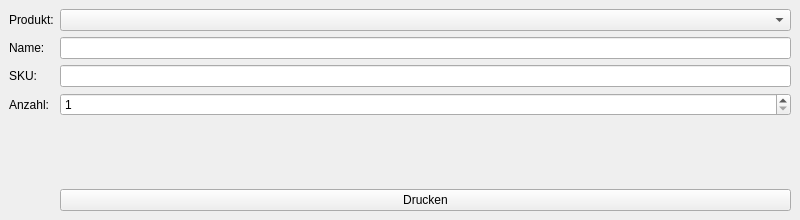
<?xml version="1.0" encoding="UTF-8"?>
<ui version="4.0">
 <class>PrintLabelUI</class>
 <widget class="QMainWindow" name="PrintLabelUI">
  <property name="geometry">
   <rect>
    <x>0</x>
    <y>0</y>
    <width>800</width>
    <height>220</height>
   </rect>
  </property>
  <property name="windowTitle">
   <string>Print Label UI</string>
  </property>
  <widget class="QWidget" name="centralwidget">
   <layout class="QVBoxLayout" name="verticalLayout">
    <item>
     <layout class="QGridLayout" name="gridLayout">
      <item row="0" column="0">
       <widget class="QLabel" name="label">
        <property name="text">
         <string>Produkt:</string>
        </property>
       </widget>
      </item>
      <item row="0" column="1">
       <widget class="QComboBox" name="combo_product">
        <property name="sizePolicy">
         <sizepolicy hsizetype="Preferred" vsizetype="Fixed">
          <horstretch>1</horstretch>
          <verstretch>0</verstretch>
         </sizepolicy>
        </property>
       </widget>
      </item>
      <item row="5" column="1">
       <widget class="QPushButton" name="button_print_label">
        <property name="text">
         <string>Drucken</string>
        </property>
       </widget>
      </item>
      <item row="3" column="1">
       <widget class="QSpinBox" name="spin_copies">
        <property name="minimum">
         <number>1</number>
        </property>
        <property name="maximum">
         <number>20</number>
        </property>
       </widget>
      </item>
      <item row="1" column="1">
       <widget class="QLineEdit" name="edit_name"/>
      </item>
      <item row="3" column="0">
       <widget class="QLabel" name="label_2">
        <property name="text">
         <string>Anzahl:</string>
        </property>
       </widget>
      </item>
      <item row="4" column="1">
       <spacer name="verticalSpacer">
        <property name="orientation">
         <enum>Qt::Vertical</enum>
        </property>
        <property name="sizeHint" stdset="0">
         <size>
          <width>20</width>
          <height>40</height>
         </size>
        </property>
       </spacer>
      </item>
      <item row="2" column="1">
       <widget class="QLineEdit" name="edit_sku"/>
      </item>
      <item row="1" column="0">
       <widget class="QLabel" name="label_name">
        <property name="text">
         <string>Name:</string>
        </property>
       </widget>
      </item>
      <item row="2" column="0">
       <widget class="QLabel" name="label_sku">
        <property name="text">
         <string>SKU:</string>
        </property>
       </widget>
      </item>
     </layout>
    </item>
   </layout>
  </widget>
 </widget>
 <tabstops>
  <tabstop>combo_product</tabstop>
  <tabstop>edit_name</tabstop>
  <tabstop>edit_sku</tabstop>
  <tabstop>spin_copies</tabstop>
  <tabstop>button_print_label</tabstop>
 </tabstops>
 <resources/>
 <connections/>
</ui>
